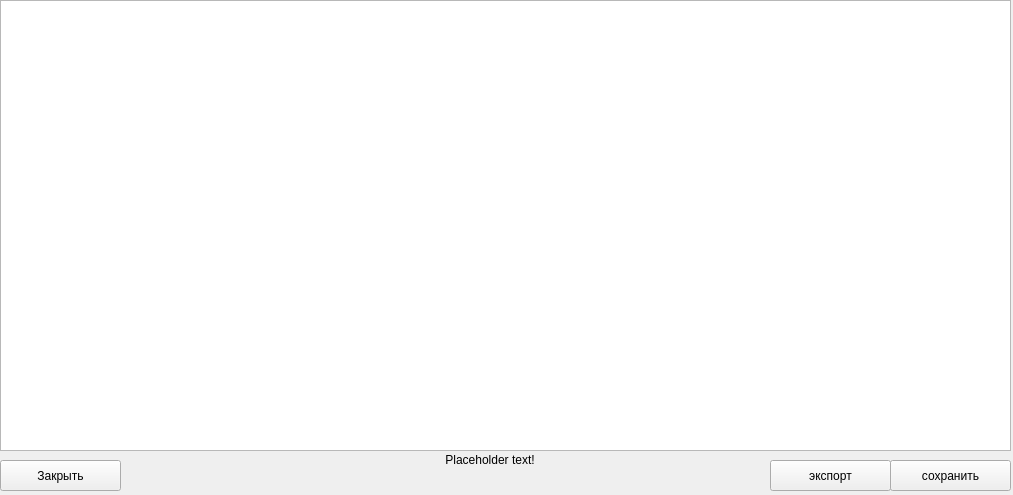
<?xml version="1.0" encoding="UTF-8"?>
<ui version="4.0">
 <class>MainWindow</class>
 <widget class="QMainWindow" name="MainWindow">
  <property name="geometry">
   <rect>
    <x>0</x>
    <y>0</y>
    <width>1013</width>
    <height>495</height>
   </rect>
  </property>
  <property name="windowTitle">
   <string>MainWindow</string>
  </property>
  <widget class="QWidget" name="centralwidget">
   <widget class="QTableWidget" name="tw_reportTable">
    <property name="geometry">
     <rect>
      <x>0</x>
      <y>0</y>
      <width>1011</width>
      <height>451</height>
     </rect>
    </property>
    <property name="sizePolicy">
     <sizepolicy hsizetype="Fixed" vsizetype="Preferred">
      <horstretch>0</horstretch>
      <verstretch>0</verstretch>
     </sizepolicy>
    </property>
    <property name="frameShape">
     <enum>QFrame::StyledPanel</enum>
    </property>
   </widget>
   <widget class="QPushButton" name="btn_close">
    <property name="geometry">
     <rect>
      <x>0</x>
      <y>460</y>
      <width>121</width>
      <height>31</height>
     </rect>
    </property>
    <property name="text">
     <string>Закрыть</string>
    </property>
   </widget>
   <widget class="QPushButton" name="btn_save">
    <property name="geometry">
     <rect>
      <x>890</x>
      <y>460</y>
      <width>121</width>
      <height>31</height>
     </rect>
    </property>
    <property name="text">
     <string>сохранить</string>
    </property>
   </widget>
   <widget class="QPushButton" name="btn_export">
    <property name="geometry">
     <rect>
      <x>770</x>
      <y>460</y>
      <width>121</width>
      <height>31</height>
     </rect>
    </property>
    <property name="text">
     <string>экспорт</string>
    </property>
   </widget>
   <widget class="QLabel" name="lbl_msg">
    <property name="geometry">
     <rect>
      <x>340</x>
      <y>440</y>
      <width>300</width>
      <height>40</height>
     </rect>
    </property>
    <property name="text">
     <string>Placeholder text!</string>
    </property>
    <property name="alignment">
     <set>Qt::AlignCenter</set>
    </property>
   </widget>
  </widget>
 </widget>
 <resources/>
 <connections/>
</ui>
